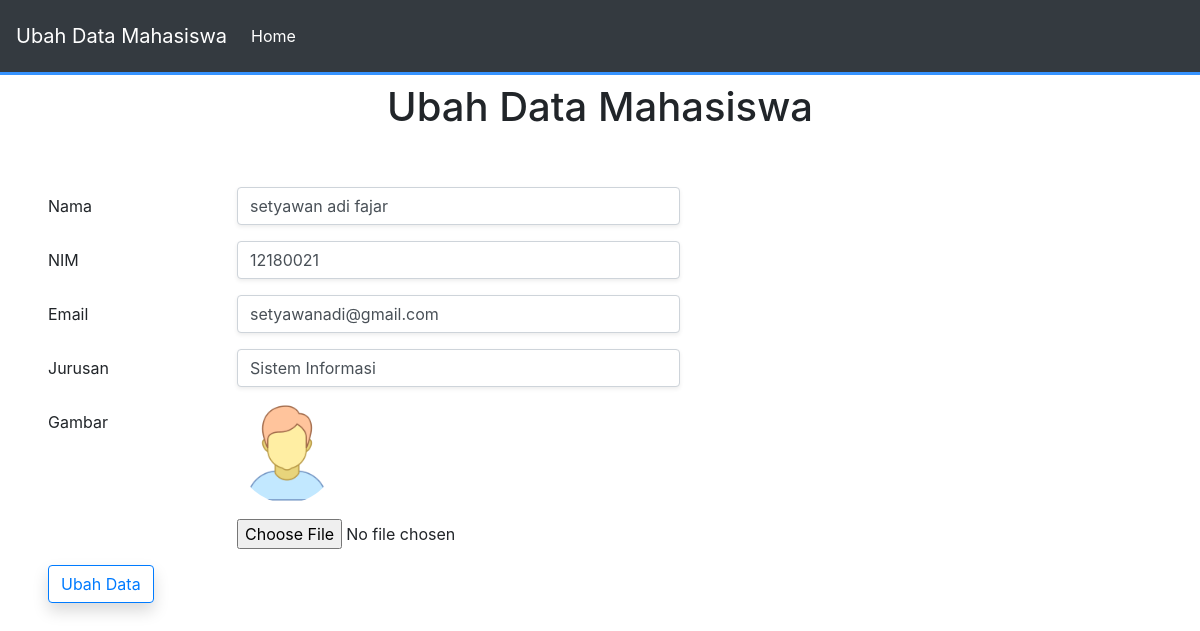
Page /ubah.php?id=6 (signed in) on the committed database.
### tables this page shows
CREATE TABLE `mahasiswa` (
  `id` int(11) NOT NULL,
  `nama` varchar(200) NOT NULL,
  `nim` varchar(10) NOT NULL,
  `email` varchar(100) NOT NULL,
  `jurusan` varchar(100) NOT NULL,
  `gambar` varchar(100) NOT NULL
);

### functions.php (called while the page is built, shortened)
<?php
$conn = mysqli_connect("sql109.epizy.com", "epiz_26022556", "hNwc2tAD1mNTT", "epiz_26022556_phpdasar");
function query($query)
{
  global $conn;
  $result = mysqli_query($conn, $query);
  $rows = [];
  while ($row = mysqli_fetch_assoc($result)) {
    $rows[] = $row;
  }
  return $rows;
}

### ubah.php (the view, shortened to what this page needs)
<?php
require 'functions.php';
$id = $_GET["id"];
$mhs = query("SELECT * FROM mahasiswa WHERE id = $id")[0];
?>
<!DOCTYPE html>
<html lang="en">
<head>
  <link rel="stylesheet" href="css/bootstrap.min.css">
  <link rel="stylesheet" href="css/style.css">
  <link rel="stylesheet" href="css/all.css">
</head>
<body>
  <nav class="navbar navbar-expand-lg navbar-dark bg-dark p-3">
    <a class="navbar-brand" href="#">Ubah Data Mahasiswa</a>
    <div class="collapse navbar-collapse" id="navbarSupportedContent">
      <ul class="navbar-nav mr-auto">
        <li class="nav-item active">
          <a class="nav-link" href="index.php">Home<span class="sr-only">(current)</span></a>
        </li>
      </ul>
    </div>
  </nav>
  <h1 class="text-center mt-2">Ubah Data Mahasiswa</h1>
  <form action="" method="post" class="p-5" enctype="multipart/form-data">
    <div class="form-group row">
      <label for="nama" class="col-sm-2 col-form-label">Nama</label>
      <div class="col-sm-5">
        <input type="text" class="form-control shadow-sm rounded" name="nama" id="nama" placeholder="col-form-label" required value="<?= $mhs["nama"] ?>">
      </div>
    </div>
    <div class="form-group row">
      <label for="nim" class="col-sm-2 col-form-label">NIM</label>
      <div class="col-sm-5">
        <input type="text" class="form-control shadow-sm rounded" name="nim" id="nim" placeholder="col-form-label" required value="<?= $mhs["nim"] ?>">
      </div>
    </div>
    <div class="form-group row">
      <label for="email" class="col-sm-2 col-form-label">Email</label>
      <div class="col-sm-5">
        <input type="email" class="form-control shadow-sm rounded" name="email" id="email" placeholder="col-form-label" required value="<?= $mhs["email"] ?>">
      </div>
    </div>
    <div class="form-group row">
      <label for="jurusan" class="col-sm-2 col-form-label">Jurusan</label>
      <div class="col-sm-5">
        <input type="jurusan" class="form-control shadow-sm rounded" name="jurusan" id="jurusan" placeholder="col-form-label" required value="<?= $mhs["jurusan"] ?>">
      </div>
    </div>
    <div class="form-group row">
      <label for="gambar" class="col-sm-2 col-form-label">Gambar</label>
      <div class="col-sm-5">
        <img src="img/<?= $mhs['gambar']; ?>" alt="gambar" width="100" height="100" class="rounded-circle mr-3 mb-3">
        <input type="file" name="gambar" id="gambar">
      </div>
    </div>
    <button type="submit" name="submit" class="btn btn-outline-primary shadow rounded">Ubah Data</button>
  </form>
</body>
</html>

### css/style.css (style rules this page uses)
* { margin: 0; padding: 0; box-sizing: border-box; }
.navbar { border-bottom: 3px solid #3693ff; }

### rows in the picture
mahasiswa: nama "setyawan adi fajar", nim "12180021", email "setyawanadi@gmail.com", jurusan "Sistem Informasi", gambar (picture)
